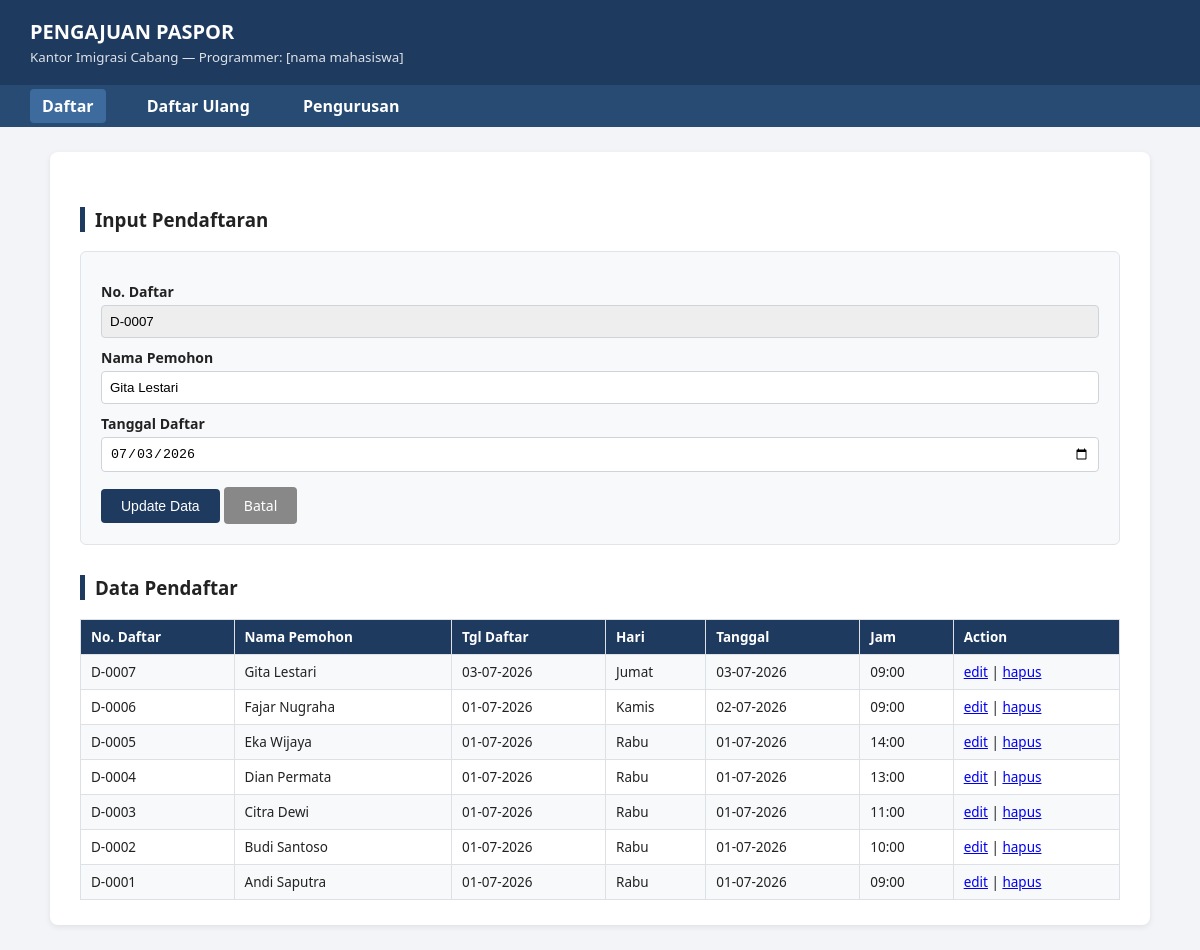
The page /index.php?edit=7 on the database its author committed.
### tables this page shows
CREATE TABLE pendaftar (
    no_daftar    INT AUTO_INCREMENT PRIMARY KEY,
    nama_pemohon VARCHAR(100) NOT NULL,
    tgl_daftar   DATE NOT NULL,
    hari         VARCHAR(20) NOT NULL,    
    tanggal      DATE NOT NULL,           
    jam          TIME NOT NULL            
);

### index.php (the view, shortened to what this page needs)
<?php
require_once "functions.php";
$editData = null;
if (isset($_GET['edit'])) {
    $id = (int) $_GET['edit'];
    $res = mysqli_query($conn, "SELECT * FROM pendaftar WHERE no_daftar = $id");
    $editData = mysqli_fetch_assoc($res);
}
require_once "header.php";
?>
<h3 class="section-title">Input Pendaftaran</h3>
<form class="form-box" method="POST" action="index.php">
    <label>No. Daftar</label>
    <input type="text" value="<?php echo $editData ? 'D-' . str_pad($editData['no_daftar'], 4, '0', STR_PAD_LEFT) : '(Otomatis)'; ?>" readonly>
    <label>Nama Pemohon</label>
    <input type="text" name="nama_pemohon" required value="<?php echo htmlspecialchars($editData['nama_pemohon'] ?? ''); ?>">
    <label>Tanggal Daftar</label>
    <input type="date" name="tgl_daftar" required value="<?php echo $editData['tgl_daftar'] ?? date('Y-m-d'); ?>">
    <button type="submit" class="btn"><?php echo $editData ? 'Update Data' : 'Simpan'; ?></button>
    <?php if ($editData): ?>
        <a href="index.php" class="btn btn-secondary">Batal</a>
    <?php endif; ?>
</form>
<h3 class="section-title">Data Pendaftar</h3>
<table>
    <tr>
        <th>No. Daftar</th>
        <th>Nama Pemohon</th>
        <th>Tgl Daftar</th>
        <th>Hari</th>
        <th>Tanggal</th>
        <th>Jam</th>
        <th>Action</th>
    </tr>
    <?php
    $res = mysqli_query($conn, "SELECT * FROM pendaftar ORDER BY no_daftar DESC");
    while ($row = mysqli_fetch_assoc($res)) {
        echo "<tr>";
        echo "<td>D-" . str_pad($row['no_daftar'], 4, '0', STR_PAD_LEFT) . "</td>";
        echo "<td>" . htmlspecialchars($row['nama_pemohon']) . "</td>";
        echo "<td>" . date('d-m-Y', strtotime($row['tgl_daftar'])) . "</td>";
        echo "<td>" . $row['hari'] . "</td>";
        echo "<td>" . date('d-m-Y', strtotime($row['tanggal'])) . "</td>";
        echo "<td>" . substr($row['jam'], 0, 5) . "</td>";
        echo "<td>
                <a href='index.php?edit={$row['no_daftar']}'>edit</a> |
                <a href='index.php?hapus={$row['no_daftar']}' onclick=\"return confirm('Hapus data ini?')\">hapus</a>
              </td>";
        echo "</tr>";
    }
    ?>
</table>
<?php require_once "footer.php"; ?>

### style.css (style rules this page uses)
* { box-sizing: border-box; }
body { font-family: "Segoe UI", Arial, sans-serif; background: #f2f4f7; margin: 0; padding: 0; color: #222; }
h3.section-title { border-left: 5px solid #1e3a5f; padding-left: 10px; margin-top: 30px; }
form.form-box { background: #f8f9fb; border: 1px solid #e0e3e8; padding: 20px; border-radius: 6px; margin-bottom: 25px; }
form.form-box label { display: block; margin-top: 10px; font-weight: 600; font-size: 14px; }
form.form-box input[type=text], form.form-box input[type=date], form.form-box input[type=number], form.form-box select { width: 100%; padding: 8px; margin-top: 4px; border: 1px solid #cfd4da; border-radius: 4px; }
form.form-box input[readonly] { background: #eee; }
.btn { display: inline-block; background: #1e3a5f; color: #fff; border: none; padding: 9px 20px; border-radius: 4px; cursor: pointer; margin-top: 15px; font-size: 14px; text-decoration: none; }
.btn-secondary { background: #888; }
table { width: 100%; border-collapse: collapse; margin-top: 10px; font-size: 13.5px; }
table th, table td { border: 1px solid #dde1e6; padding: 8px 10px; text-align: left; }
table th { background: #1e3a5f; color: #fff; }
table tr:nth-child(even) { background: #f7f9fb; }

### rows shown on the page
pendaftar: no_daftar "D-0007", nama_pemohon "Gita Lestari", tgl_daftar "07/03/2026", no_daftar "0007", tgl_daftar "03-07-2026", hari "Jumat", tanggal "03-07-2026", jam "09:00"
pendaftar: no_daftar "0006", nama_pemohon "Fajar Nugraha", tgl_daftar "01-07-2026", hari "Kamis", tanggal "02-07-2026", jam "09:00"
pendaftar: no_daftar "0005", nama_pemohon "Eka Wijaya", tgl_daftar "01-07-2026", hari "Rabu", tanggal "01-07-2026", jam "14:00"
pendaftar: no_daftar "0004", nama_pemohon "Dian Permata", tgl_daftar "01-07-2026", hari "Rabu", tanggal "01-07-2026", jam "13:00"
pendaftar: no_daftar "0003", nama_pemohon "Citra Dewi", tgl_daftar "01-07-2026", hari "Rabu", tanggal "01-07-2026", jam "11:00"
pendaftar: no_daftar "0002", nama_pemohon "Budi Santoso", tgl_daftar "01-07-2026", hari "Rabu", tanggal "01-07-2026", jam "10:00"
pendaftar: no_daftar "0001", nama_pemohon "Andi Saputra", tgl_daftar "01-07-2026", hari "Rabu", tanggal "01-07-2026", jam "09:00"
